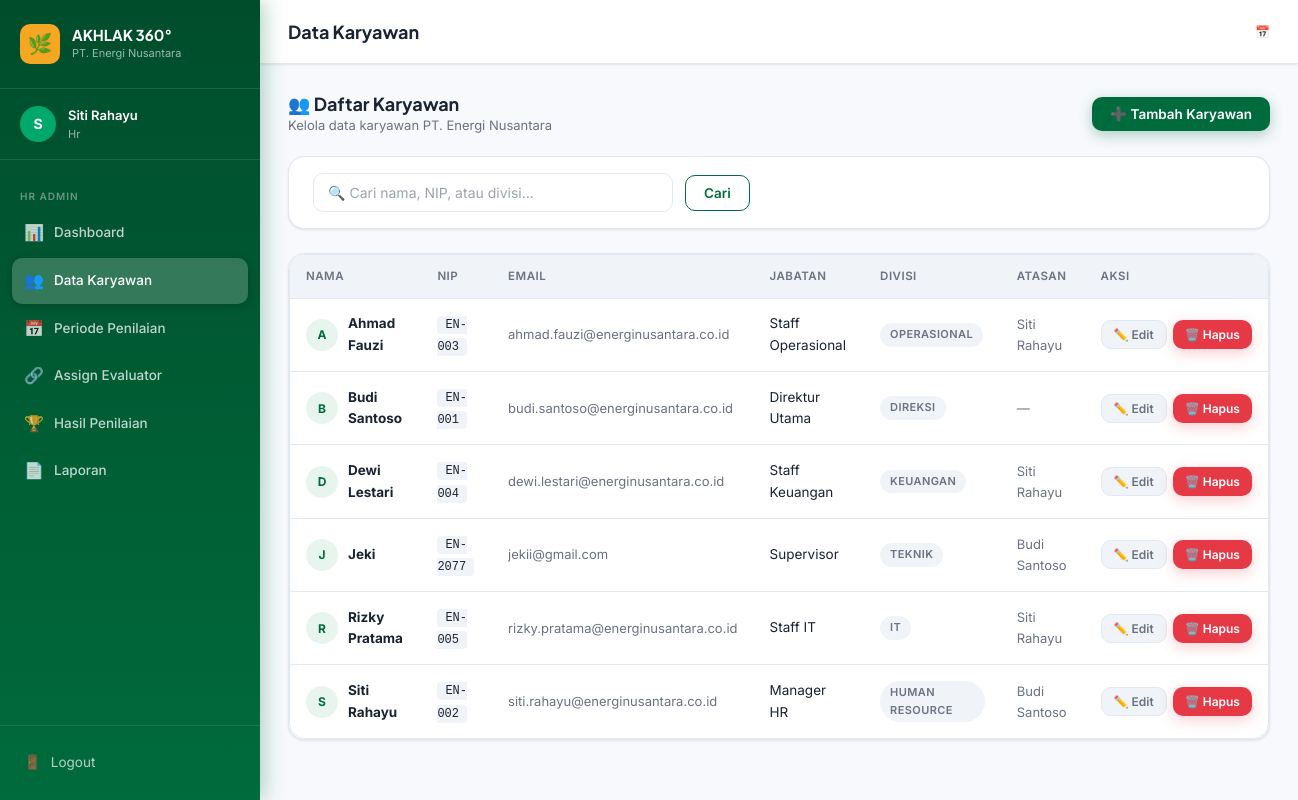
The app's page /hr/employees (signed in) with its own data.
### tables this page shows
CREATE TABLE employees (
    user_id     INTEGER PRIMARY KEY AUTOINCREMENT,
    id_supervisor INTEGER NULL,
    nama        VARCHAR(100) NOT NULL,
    email       VARCHAR(100) UNIQUE NOT NULL,
    nip         VARCHAR(20) UNIQUE NOT NULL,
    position    VARCHAR(100),
    division    VARCHAR(100),
    FOREIGN KEY (id_supervisor) REFERENCES employees(user_id)
);

### app/routes/hr.py (the view)
@hr_bp.route('/employees')
@login_required
@role_required('hr')
def employees():
    search = request.args.get('search', '')
    if search:
        daftar = query_db(
            """SELECT e.*, sup.nama as nama_supervisor
               FROM employees e
               LEFT JOIN employees sup ON e.id_supervisor = sup.user_id
               WHERE e.nama LIKE ? OR e.nip LIKE ? OR e.division LIKE ?
               ORDER BY e.nama""",
            (f'%{search}%', f'%{search}%', f'%{search}%')
        )
    else:
        daftar = query_db(
            """SELECT e.*, sup.nama as nama_supervisor
               FROM employees e
               LEFT JOIN employees sup ON e.id_supervisor = sup.user_id
               ORDER BY e.nama"""
        )
    all_employees = query_db("SELECT user_id, nama FROM employees ORDER BY nama")
    return render_template('hr/employees.html',
        daftar=daftar,
        all_employees=all_employees,
        search=search
    )

### app/routes/auth.py (called while the page is built)
def login_required(f):
    @wraps(f)
    def decorated_function(*args, **kwargs):
        if 'user_id' not in session:
            flash('Silakan login terlebih dahulu.', 'warning')
            return redirect(url_for('auth.login'))
        return f(*args, **kwargs)
    return decorated_function

def role_required(*roles):
    def decorator(f):
        @wraps(f)
        def decorated_function(*args, **kwargs):
            if 'user_id' not in session:
                flash('Silakan login terlebih dahulu.', 'warning')
                return redirect(url_for('auth.login'))
            if session.get('role') not in roles:
                flash('Anda tidak memiliki akses ke halaman ini.', 'danger')
                return redirect(url_for('auth.unauthorized'))
            return f(*args, **kwargs)
        return decorated_function
    return decorator

### database.py (called while the page is built)
def get_db():
    conn = sqlite3.connect(config.DATABASE)
    conn.row_factory = sqlite3.Row  # Agar hasil query bisa diakses seperti dict
    conn.execute("PRAGMA foreign_keys = ON")  # Aktifkan foreign key enforcement
    return conn

def query_db(query, args=(), one=False):
    conn = get_db()
    cur = conn.execute(query, args)
    rv = cur.fetchall()
    conn.close()
    return (rv[0] if rv else None) if one else rv

### app/templates/hr/employees.html (shortened to what this page needs)
{% extends 'base.html' %}
{% block page_title %}Data Karyawan{% endblock %}
{% block content %}
<div class="section-header">
  <div>
    <h2 class="section-title">👥 Daftar Karyawan</h2>
    <p style="color:var(--color-text-muted);font-size:13px;">Kelola data karyawan PT. Energi Nusantara</p>
  </div>
  <button class="btn btn-primary" onclick="openModal('addModal')">
    ➕ Tambah Karyawan
  </button>
</div>
<div class="card mb-6" style="padding:16px 24px;">
  <form method="GET" style="display:flex;gap:12px;align-items:center;">
    <input type="text" class="form-control" name="search" value="{{ search }}"
      placeholder="🔍 Cari nama, NIP, atau divisi..." style="max-width:360px;">
    <button type="submit" class="btn btn-outline">Cari</button>
  </form>
</div>
<div class="card">
  <div class="table-wrapper">
    {% if daftar %}
    <table>
      <thead>
        <tr>
          <th>Nama</th>
          <th>NIP</th>
          <th>Email</th>
          <th>Jabatan</th>
          <th>Divisi</th>
          <th>Atasan</th>
          <th>Aksi</th>
        </tr>
      </thead>
      <tbody>
        {% for emp in daftar %}
        <tr>
          <td>
            <div style="display:flex;align-items:center;gap:10px;">
              <div style="width:32px;height:32px;border-radius:50%;background:var(--color-primary-light);color:var(--color-primary);display:flex;align-items:center;justify-content:center;font-weight:700;font-size:12px;flex-shrink:0;">
                {{ emp.nama[0]|upper }}
              </div>
              <strong>{{ emp.nama }}</strong>
            </div>
          </td>
          <td><code style="background:var(--color-surface-2);padding:2px 8px;border-radius:4px;font-size:12px;">{{ emp.nip }}</code></td>
          <td style="color:var(--color-text-muted);font-size:13px;">{{ emp.email }}</td>
          <td>{{ emp.position }}</td>
          <td><span class="badge badge-draft">{{ emp.division }}</span></td>
          <td style="color:var(--color-text-muted);font-size:13px;">{{ emp.nama_supervisor or '—' }}</td>
          <td>
            <div style="display:flex;gap:6px;">
              <button class="btn btn-ghost btn-sm" onclick="openEditModal(
                {{ emp.user_id }}, '{{ emp.nama }}', '{{ emp.email }}',
                '{{ emp.nip }}', '{{ emp.position }}', '{{ emp.division }}',
                {{ emp.id_supervisor or 'null' }}
              )">✏️ Edit</button>
              <button class="btn btn-danger btn-sm" onclick="openDeleteModal({{ emp.user_id }}, '{{ emp.nama }}')">
                🗑️ Hapus
              </button>
            </div>
          </td>
        </tr>
        {% endfor %}
      </tbody>
    </table>
    {% endif %}
  </div>
</div>
{% endblock %}

### app/templates/base.html (shortened to what this page needs)
<!DOCTYPE html>
<html lang="id">
<head>
  <link rel="stylesheet" href="{{ url_for('static', filename='css/style.css') }}">
</head>
<body>
  <div class="app-wrapper">
    <aside class="sidebar" id="sidebar">
      <div class="sidebar-brand">
        <div class="sidebar-brand-icon">🌿</div>
        <div class="sidebar-brand-text">
          <h3>AKHLAK 360°</h3>
          <span>PT. Energi Nusantara</span>
        </div>
      </div>
      <div class="sidebar-user">
        <div class="sidebar-user-avatar" id="userAvatar">
          {{ session.nama[0]|upper if session.nama else 'U' }}
        </div>
        <div class="sidebar-user-info">
          <div class="sidebar-user-name">{{ session.nama or 'Pengguna' }}</div>
          <div class="sidebar-user-role">{{ session.role or 'guest' }}</div>
        </div>
      </div>
      <nav class="sidebar-nav">
        {% if session.role == 'hr' %}
        <div class="sidebar-section-label">HR Admin</div>
        <a href="{{ url_for('hr.dashboard') }}" class="{{ 'active' if request.endpoint == 'hr.dashboard' }}">
          <span class="nav-icon">📊</span> Dashboard
        </a>
        <a href="{{ url_for('hr.employees') }}" class="{{ 'active' if request.endpoint in ['hr.employees', 'hr.employee_add', 'hr.employee_edit'] }}">
          <span class="nav-icon">👥</span> Data Karyawan
        </a>
        <a href="{{ url_for('hr.periods') }}" class="{{ 'active' if request.endpoint == 'hr.periods' }}">
          <span class="nav-icon">📅</span> Periode Penilaian
        </a>
        <a href="{{ url_for('hr.assign') }}" class="{{ 'active' if request.endpoint == 'hr.assign' }}">
          <span class="nav-icon">🔗</span> Assign Evaluator
        </a>
        <a href="{{ url_for('hr.results') }}" class="{{ 'active' if request.endpoint == 'hr.results' }}">
          <span class="nav-icon">🏆</span> Hasil Penilaian
        </a>
        <a href="{{ url_for('hr.reports') }}" class="{{ 'active' if request.endpoint == 'hr.reports' }}">
          <span class="nav-icon">📄</span> Laporan
        </a>
        {% elif session.role == 'evaluator' %}
        <div class="sidebar-section-label">Evaluator</div>
        <a href="{{ url_for('evaluator.dashboard') }}" class="{{ 'active' if request.endpoint == 'evaluator.dashboard' }}">
          <span class="nav-icon">📋</span> Dashboard
        </a>
        {% endif %}
      </nav>
      <div class="sidebar-footer">
        <a href="{{ url_for('auth.logout') }}" id="logoutLink">
          <span class="nav-icon">🚪</span> Logout
        </a>
      </div>
    </aside>
    <div class="main-content">
      <header class="top-header">
        <h1 class="page-title">{% block page_title %}Dashboard{% endblock %}</h1>
        <div class="header-actions">
          <span style="font-size:12px; color:var(--color-text-muted);">
            📅 {{ now if now else '' }}
          </span>
        </div>
      </header>
      <div class="content-wrapper">
        {% block content %}{% endblock %}
      </div>
    </div>
  </div>
</body>
</html>

### records on screen
employees: nama "Siti Rahayu", nama "S", nip "EN-002", email "siti.rahayu@energinusantara.co.id", position "Manager HR", division "HUMAN RESOURCE", nama "Budi Santoso"
employees: nama "A", nama "Ahmad Fauzi", nip "EN-003", email "ahmad.fauzi@energinusantara.co.id", position "Staff Operasional", division "OPERASIONAL", nama "Siti Rahayu"
employees: nama "B", nama "Budi Santoso", nip "EN-001", email "budi.santoso@energinusantara.co.id", position "Direktur Utama", division "DIREKSI", nama_supervisor "—"
employees: nama "D", nama "Dewi Lestari", nip "EN-004", email "dewi.lestari@energinusantara.co.id", position "Staff Keuangan", division "KEUANGAN", nama "Siti Rahayu"
employees: nama "J", nama "Jeki", nip "EN-2077", email "jekii@gmail.com", position "Supervisor", division "TEKNIK", nama "Budi Santoso"
employees: nama "R", nama "Rizky Pratama", nip "EN-005", email "rizky.pratama@energinusantara.co.id", position "Staff IT", division "IT", nama "Siti Rahayu"

### other values on screen
{{ session.nama[0]|upper if session.nama else 'U' }} "S"
{{ session.role or 'guest' }} "Hr"
